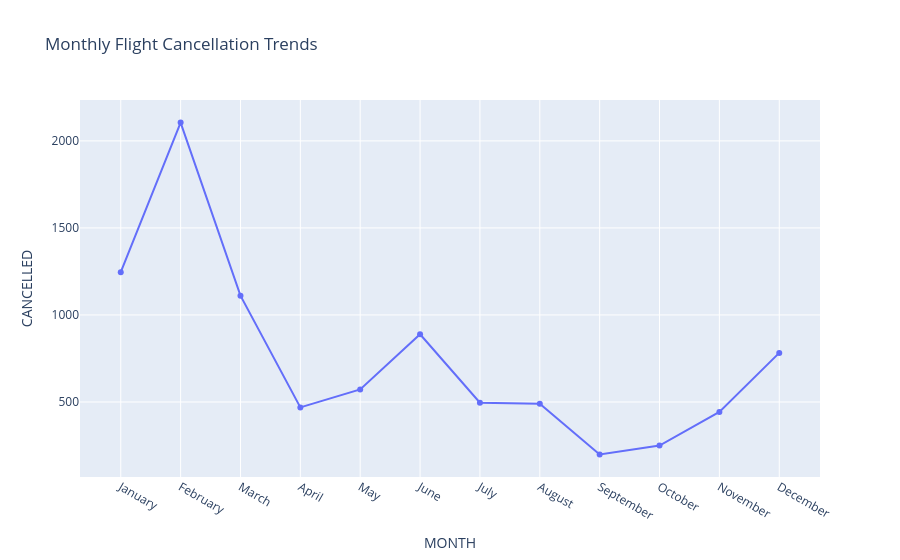

Notebook code for this chart:
### Code cell
import calendar
monthly_cancellations = df.groupby("MONTH")["CANCELLED"].sum()
monthly_cancellations = monthly_cancellations.reset_index()

monthly_cancellations["MONTH"] = monthly_cancellations["MONTH"].apply(lambda x: calendar.month_name[x])
fig = px.line(
    monthly_cancellations,
    x="MONTH",
    y="CANCELLED",
    markers=True,
    title="Monthly Flight Cancellation Trends"
)

fig.show()

### Figure 1 — Plotly figure (JSON) as saved in the notebook; plotly's stock layout.template omitted (floating-point values rounded to 4 significant figures)
{"data": [{"hovertemplate": "MONTH=%{x}<br>CANCELLED=%{y}<extra></extra>", "legendgroup": "", "line": {"color": "#636efa", "dash": "solid"}, "marker": {"symbol": "circle"}, "mode": "lines+markers", "name": "", "orientation": "v", "showlegend": false, "type": "scatter", "x": ["January", "February", "March", "April", "May", "June", "July", "August", "September", "October", "November", "December"], "xaxis": "x", "y": [1246, 2105, 1111, 469, 572, 889, 496, 490, 199, 250, 443, 782], "yaxis": "y"}], "layout": {"legend": {"tracegroupgap": 0}, "title": {"text": "Monthly Flight Cancellation Trends"}, "xaxis": {"anchor": "y", "domain": [0, 1], "title": {"text": "MONTH"}}, "yaxis": {"anchor": "x", "domain": [0, 1], "title": {"text": "CANCELLED"}}}}
